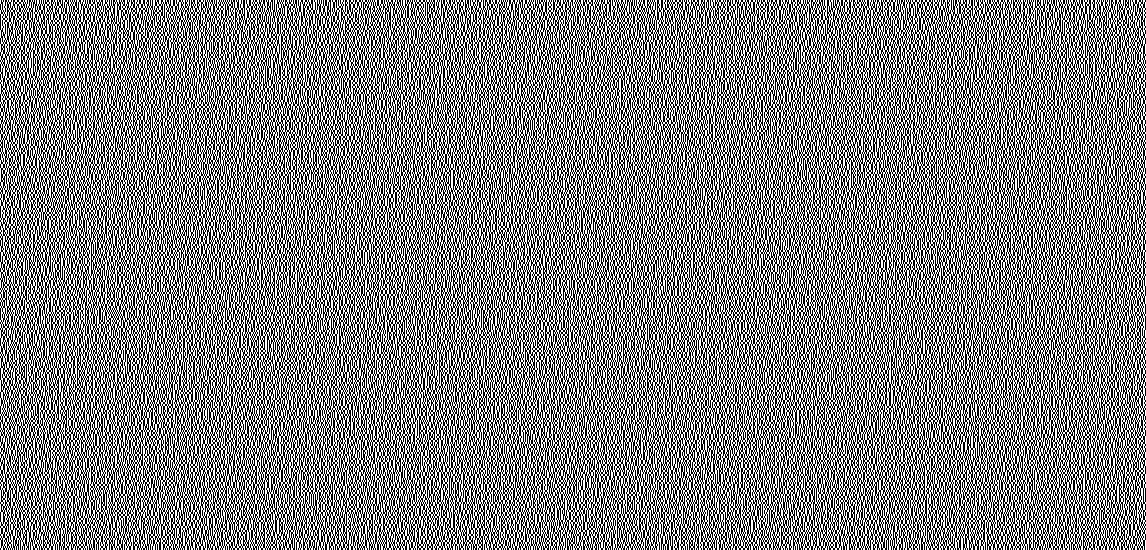
#> input picture ciphered_ArnoldcatDec.png, 1146 x 550 px
$ python -i decryption.py   (imports and definitions only)
#> lines starting #> are read from the running program, lines starting #| are printed output that depends on the picture; after the words box and inside, x2 and y2 are one past the last pixel; in counts of white or black regions, pixels touching at a corner belong together
from __future__ import division, print_function, unicode_literals

import os
import random
from PIL import Image
import argparse
import logging
import numpy as np
import cv2


def ArnoldCatDecryption(imageName, key):
    img = cv2.imread(imageName)
    for i in range(0,key):
        img = ArnoldCatTransformdec(img)
    img1 = cv2.imread("secret.png")
    h,w,_= img1.shape
    if h>w:
        z=1
        n=h
    else:
        z=0
        n=w
    w=min(h,w)
    img = np.delete(img,slice(w,n+1),z)
    cv2.imwrite(imageName.split('_')[0] + "_ArnoldcatDec.png",img)
    return img

def ArnoldCatTransformdec(img):
    h,w,_=img.shape
    decrypted_image = np.zeros([h,w,3])
    if h!=w:
        raise exception ("Expected a square image")
    for x in range(0,h):
        for y in range(0,h):
            decrypted_image[x][y]=img[(x-y)%h][((2*y)-x)%h]
    return decrypted_image


def decrypted_image():
    infile1 = Image.open(os.path.join(r'ciphered_ArnoldcatDec.png'))
#> infile1 is the input picture: PIL image 1146x550 RGB; 50% white in thin lines or dots
    infile2 = Image.open(os.path.join(r'secret_ArnoldcatDec.png'))
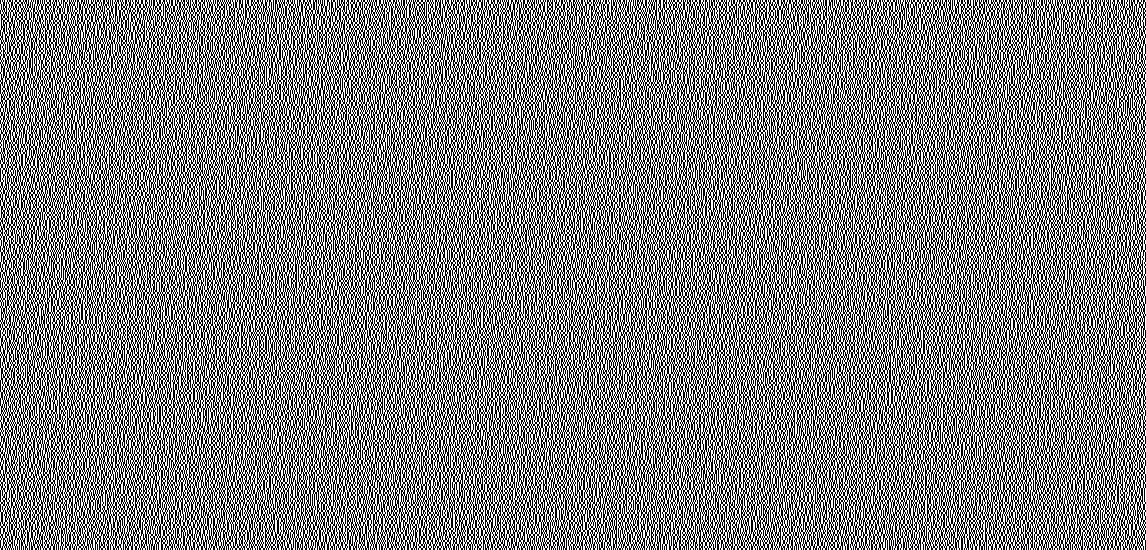
#> input picture secret_ArnoldcatDec.png, 1146 x 550 px
#> infile2 is the input picture: PIL image 1146x550 RGB; 50% white in thin lines or dots
    infile2 = infile2.convert("1")
#> infile2: PIL image 1146x550 1; 50% white in thin lines or dots
    infile1 = infile1.convert("1")
#> infile1: PIL image 1146x550 1; 50% white in thin lines or dots
    outfile = Image.new('1', infile1.size, color=255)
#> outfile: PIL image 1146x550 1; every value is 1
    for x in range(infile1.size[0]):
        for y in range(infile2.size[1]):
            outfile.putpixel((x, y), max(infile2.getpixel((x, y)), infile1.getpixel((x, y))))
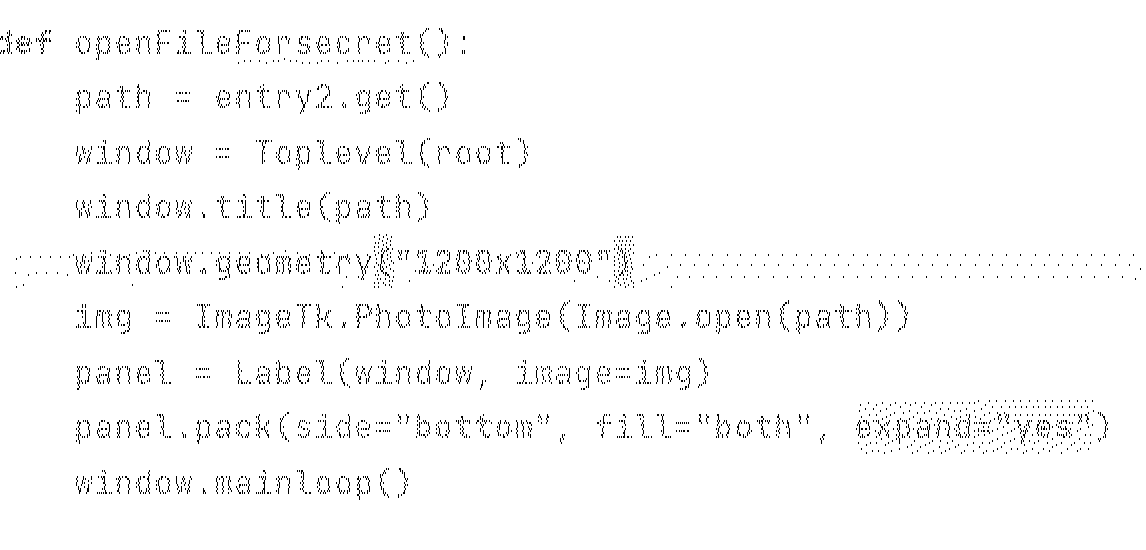
#> outfile: PIL image 1146x550 1; 97.8% white; black in thin lines or dots, all inside (x1, y1, x2, y2) = (0, 28, 1141, 500)

    outfile.save('original.png')


def decrypt_image(f1,f2):
    f1 = Image.open(f1)
    f2= Image.open(f2)
    f1.save("secret_arnoldenc.png")
    f2.save("ciphered_arnoldenc.png")
    ArnoldCatDecryption("secret_arnoldenc.png", 3)
    ArnoldCatDecryption("ciphered_arnoldenc.png", 22)
    decrypted_image()
    if os.path.exists("secret_arnoldenc.png"):
        os.remove("secret_arnoldenc.png")
    if os.path.exists("ciphered_arnoldenc.png"):
        os.remove("ciphered_arnoldenc.png")

>>> result = decrypted_image()
